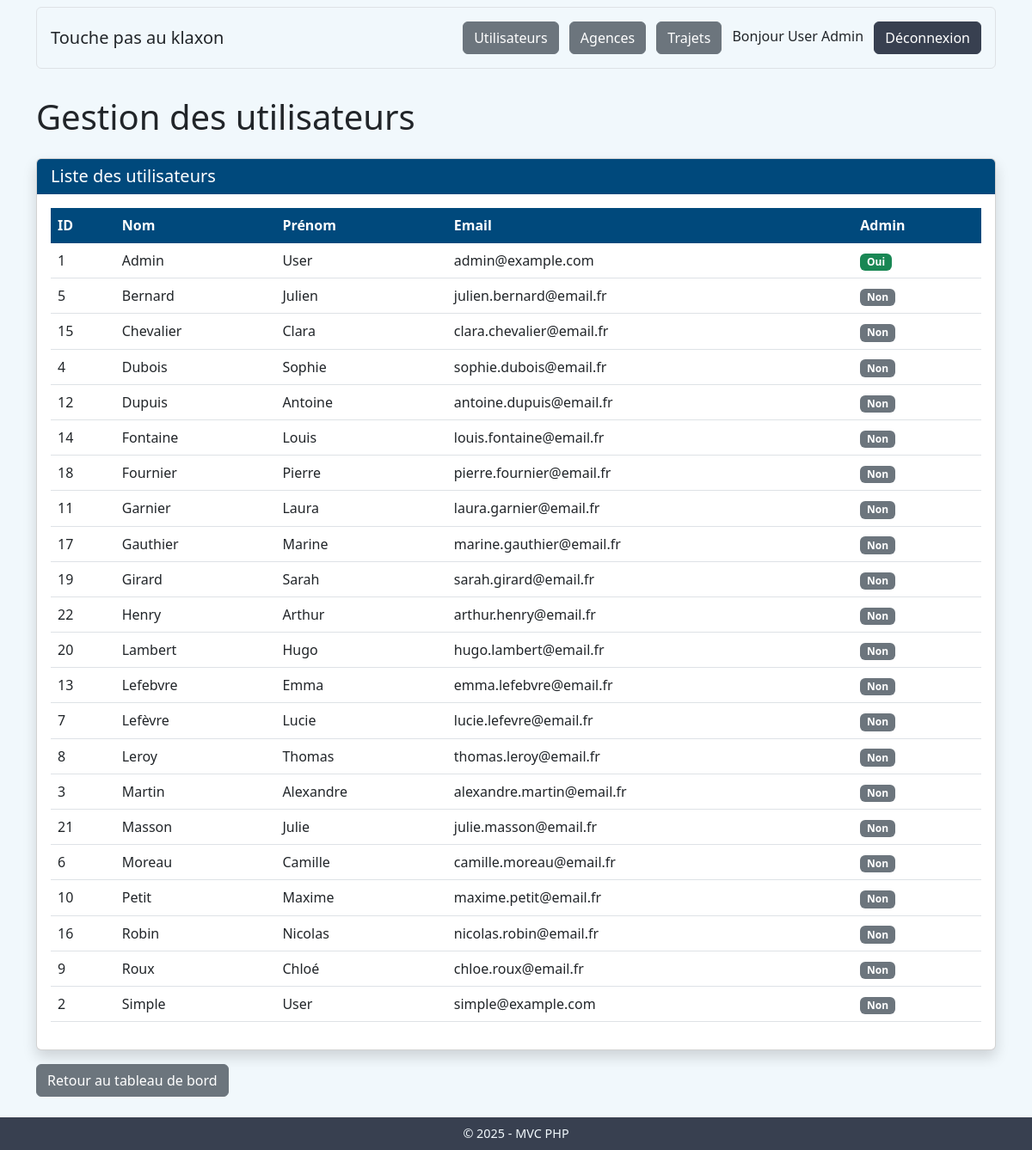
Page /admin/users (signed in) on the committed database.
### tables this page shows
CREATE TABLE `users` (
  `id` int(11) NOT NULL AUTO_INCREMENT,
  `lastname` varchar(100) NOT NULL,
  `firstname` varchar(100) NOT NULL,
  `email` varchar(255) NOT NULL,
  `password` varchar(255) NOT NULL,
  `phone` varchar(20) DEFAULT NULL,
  `is_admin` tinyint(1) NOT NULL DEFAULT 0,
  PRIMARY KEY (`id`),
  UNIQUE KEY `email` (`email`)
);

### app/core/Controller.php (called while the page is built, shortened)
<?php
class Controller {
    protected function model(string $model): object {
        return new $model();
    }
    protected function view(string $view, array $data = []): void {
        extract($data);
        require_once ROOT_PATH . '/app/views/' . $view . '.php';
    }
}

### app/controllers/AdminController.php (called while the page is built, shortened)
<?php
class AdminController extends Controller {
    private User $userModel;
    public function __construct() {
        $this->userModel = $this->model('User');
    }
    public function users(): void {
        $users = $this->userModel->getAll();
        $data = [
            'title' => 'Liste des utilisateurs',
            'users' => $users
        ];
        $this->view('admin/users', $data);
    }
}

### app/core/App.php (called while the page is built, shortened)
<?php
class App {
    protected string $method = 'index';
    public function __construct() {
        $url = $this->parseUrl();
        if (isset($url[0]) && file_exists(ROOT_PATH . '/app/controllers/' . ucfirst($url[0]) . 'Controller.php')) {
            unset($url[0]);
        }
        $this->controller = new $this->controllerName();
        if (isset($url[1]) && method_exists($this->controller, $url[1])) {
            $this->method = $url[1];
            unset($url[1]);
        }
        $this->params = $url ? array_values($url) : [];
        call_user_func_array([$this->controller, $this->method], $this->params);
    }
    private function parseUrl(): array {
        if (isset($_GET['url'])) {
            $url = rtrim($_GET['url'], '/');
            $url = filter_var($url, FILTER_SANITIZE_URL);
            $url = explode('/', $url);
            return $url;
        }
        return [];
    }
}

### public/index.php (called while the page is built, shortened)
<?php
require_once ROOT_PATH . '/app/core/App.php';
require_once ROOT_PATH . '/app/core/Controller.php';
require_once ROOT_PATH . '/app/database/Database.php';
$app = new App();

### app/database/Database.php (called while the page is built, shortened)
<?php
class Database {
    private static ?Database $instance = null;
    private ?PDO $connection = null;
    private function __construct() {
        try {
            $dsn = 'mysql:host=' . DB_HOST . ';dbname=' . DB_NAME . ';charset=utf8mb4';
            $options = [
                PDO::ATTR_ERRMODE => PDO::ERRMODE_EXCEPTION,
                PDO::ATTR_DEFAULT_FETCH_MODE => PDO::FETCH_ASSOC,
                PDO::ATTR_EMULATE_PREPARES => false
            ];
            $this->connection = new PDO($dsn, DB_USER, DB_PASS, $options);
        } catch (PDOException $e) {
            echo "Erreur de connexion à la base de données : " . $e->getMessage();
            die();
        }
    }
    public static function getInstance(): Database {
        if (self::$instance === null) {
            self::$instance = new self();
        }
        return self::$instance;
    }
    public function query(string $query, array $params = []): array {
        $stmt = $this->connection->prepare($query);
        $stmt->execute($params);
        return $stmt->fetchAll();
    }
}

### app/models/User.php (called while the page is built, shortened)
<?php
class User {
    private Database $db;
    public function __construct() {
        $this->db = Database::getInstance();
    }
    public function getAll(): array {
        return $this->db->query("SELECT * FROM users ORDER BY lastname, firstname");
    }
}

### app/views/admin/users.php (the view, shortened to what this page needs)
<div class="container">
    <h1 class="mb-4">Gestion des utilisateurs</h1>
    <div class="card shadow">
        <div class="card-header bg-dark text-white">
            <h5 class="mb-0">Liste des utilisateurs</h5>
        </div>
        <div class="card-body">
            <?php if (empty($users)): ?>
                <div class="alert alert-info">
                    Aucun utilisateur n'a été créé pour le moment.
                </div>
            <?php else: ?>
                <div class="table-responsive">
                    <table class="table table-hover">
                        <thead class="table-dark">
                            <tr>
                                <th>ID</th>
                                <th>Nom</th>
                                <th>Prénom</th>
                                <th>Email</th>
                                <th>Admin</th>
                            </tr>
                        </thead>
                        <tbody>
                            <?php foreach ($users as $user): ?>
                                <tr>
                                    <td><?= $user['id'] ?></td>
                                    <td><?= htmlspecialchars($user['lastname']) ?></td>
                                    <td><?= htmlspecialchars($user['firstname']) ?></td>
                                    <td><?= htmlspecialchars($user['email']) ?></td>
                                    <td>
                                        <?php if ($user['is_admin']): ?>
                                            <span class="badge bg-success">Oui</span>
                                        <?php else: ?>
                                            <span class="badge bg-secondary">Non</span>
                                        <?php endif; ?>
                                    </td>
                                </tr>
                            <?php endforeach; ?>
                        </tbody>
                    </table>
                </div>
            <?php endif; ?>
        </div>
    </div>
    <div class="mt-3">
        <a href="<?= BASE_URL ?>admin/index" class="btn btn-secondary">Retour au tableau de bord</a>
    </div>
</div>
<?php
require_once ROOT_PATH . '/app/views/layouts/default.php';
?>

### rows in the picture
users: id "1", lastname "Admin", firstname "User", email "admin@example.com", is_admin "Oui"
users: id "5", lastname "Bernard", firstname "Julien", email "julien.bernard@email.fr", is_admin "Non"
users: id "15", lastname "Chevalier", firstname "Clara", email "clara.chevalier@email.fr", is_admin "Non"
users: id "4", lastname "Dubois", firstname "Sophie", email "sophie.dubois@email.fr", is_admin "Non"
users: id "12", lastname "Dupuis", firstname "Antoine", email "antoine.dupuis@email.fr", is_admin "Non"
users: id "14", lastname "Fontaine", firstname "Louis", email "louis.fontaine@email.fr", is_admin "Non"
users: id "18", lastname "Fournier", firstname "Pierre", email "pierre.fournier@email.fr", is_admin "Non"
users: id "11", lastname "Garnier", firstname "Laura", email "laura.garnier@email.fr", is_admin "Non"
users: id "17", lastname "Gauthier", firstname "Marine", email "marine.gauthier@email.fr", is_admin "Non"
users: id "19", lastname "Girard", firstname "Sarah", email "sarah.girard@email.fr", is_admin "Non"
users: id "22", lastname "Henry", firstname "Arthur", email "arthur.henry@email.fr", is_admin "Non"
users: id "20", lastname "Lambert", firstname "Hugo", email "hugo.lambert@email.fr", is_admin "Non"
users: id "13", lastname "Lefebvre", firstname "Emma", email "emma.lefebvre@email.fr", is_admin "Non"
users: id "7", lastname "Lefèvre", firstname "Lucie", email "lucie.lefevre@email.fr", is_admin "Non"
users: id "8", lastname "Leroy", firstname "Thomas", email "thomas.leroy@email.fr", is_admin "Non"
users: id "3", lastname "Martin", firstname "Alexandre", email "alexandre.martin@email.fr", is_admin "Non"
users: id "21", lastname "Masson", firstname "Julie", email "julie.masson@email.fr", is_admin "Non"
users: id "6", lastname "Moreau", firstname "Camille", email "camille.moreau@email.fr", is_admin "Non"
users: id "10", lastname "Petit", firstname "Maxime", email "maxime.petit@email.fr", is_admin "Non"
users: id "16", lastname "Robin", firstname "Nicolas", email "nicolas.robin@email.fr", is_admin "Non"
users: id "9", lastname "Roux", firstname "Chloé", email "chloe.roux@email.fr", is_admin "Non"
users: id "2", lastname "Simple", firstname "User", email "simple@example.com", is_admin "Non"

### other values in the picture
$_SESSION['user_firstname'] . ' ' . $_SESSION['user_lastname'] "User Admin"
